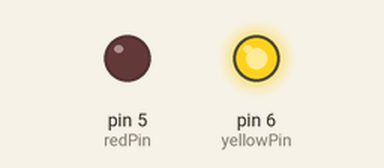
The sketch below on a simulated Arduino Uno, built with avr-gcc and run on an emulated ATmega328P. On the bench: output pins drawn as LEDs (lit = HIGH).

Above: at 0.12 s.
At 2.62 s:
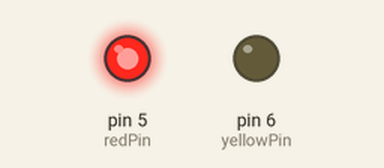
At 4.87 s:
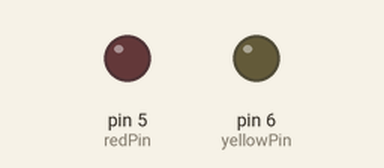
Timing chart, 0 to 5.2 s (numbered marks = the images above):
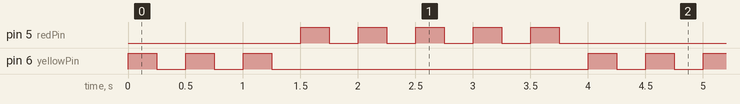

Measured:
- by itself, pin 5 (redPin): repeats every 4.0 s: 4 × (LOW 0.25 s, HIGH 0.25 s), LOW 1.8 s, HIGH 0.25 s
- by itself, pin 6 (yellowPin): repeats every 4.0 s: 2 × (LOW 0.25 s, HIGH 0.25 s), LOW 2.8 s, HIGH 0.25 s
- by itself, everything shown: repeats every 4.0 s, in 16 steps

The sketch:

Lesson15_New_Ard.ino
```cpp
int redPin=5;
int yellowPin=6;
int ydelayT = 250;
int rdelayT = 250;
int yellowBlink=3;
int redBlink=5;
int j;


void setup() {
  // put your setup code here, to run once:
pinMode(redPin,OUTPUT);
pinMode(yellowPin,OUTPUT);
Serial.begin(9600);

}

void loop() {
  // put your main code here, to run repeatedly:

for (
  j=1;
  j <= yellowBlink;
  j = j+1
  )
  {
digitalWrite(yellowPin, HIGH);
delay(ydelayT);
digitalWrite(yellowPin, LOW);
delay(ydelayT);
}

for (j=1;j<=redBlink;j=j+1){
digitalWrite(redPin,HIGH);
delay(rdelayT);
digitalWrite(redPin,LOW);
delay(rdelayT);
}
}
```
